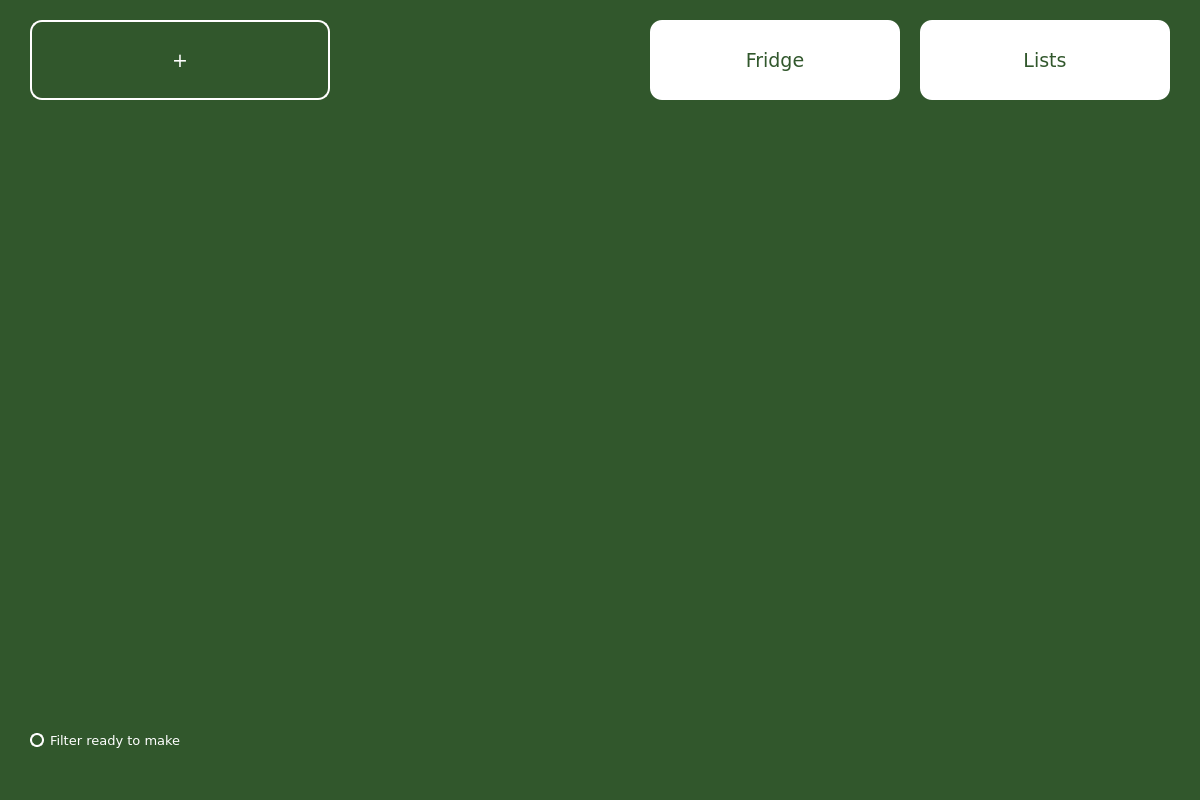
<?xml version="1.0" encoding="UTF-8"?>
<ui version="4.0">
 <class>recpie_window</class>
 <widget class="QMainWindow" name="recpie_window">
  <property name="geometry">
   <rect>
    <x>0</x>
    <y>0</y>
    <width>1200</width>
    <height>800</height>
   </rect>
  </property>
  <property name="minimumSize">
   <size>
    <width>1200</width>
    <height>800</height>
   </size>
  </property>
  <property name="maximumSize">
   <size>
    <width>1200</width>
    <height>800</height>
   </size>
  </property>
  <property name="windowTitle">
   <string>PoLIZANE</string>
  </property>
  <property name="windowIcon">
   <iconset>
    <normaloff>../logo/polizane.png</normaloff>../logo/polizane.png</iconset>
  </property>
  <property name="statusTip">
   <string/>
  </property>
  <property name="styleSheet">
   <string notr="true">background-color: rgb(49, 87, 44);
color: rgb(255, 255, 255);</string>
  </property>
  <widget class="QWidget" name="recpie_screen">
   <widget class="QPushButton" name="add_button">
    <property name="geometry">
     <rect>
      <x>30</x>
      <y>20</y>
      <width>300</width>
      <height>80</height>
     </rect>
    </property>
    <property name="font">
     <font>
      <family>Verdana</family>
      <pointsize>14</pointsize>
     </font>
    </property>
    <property name="statusTip">
     <string>Click this button to add a new recpie to the database</string>
    </property>
    <property name="styleSheet">
     <string notr="true">background-color: rgb(49, 87, 44);
color: white;
border-radius: 12px;
border-width: 2px;
border-color: white;
border-style: outset;</string>
    </property>
    <property name="text">
     <string>+</string>
    </property>
   </widget>
   <widget class="QPushButton" name="go_to_lists_button">
    <property name="geometry">
     <rect>
      <x>920</x>
      <y>20</y>
      <width>250</width>
      <height>80</height>
     </rect>
    </property>
    <property name="font">
     <font>
      <family>Verdana</family>
      <pointsize>14</pointsize>
     </font>
    </property>
    <property name="statusTip">
     <string>Open lists window</string>
    </property>
    <property name="styleSheet">
     <string notr="true">background-color: white;
color: rgb(49, 87, 44);
border-radius: 12px;</string>
    </property>
    <property name="text">
     <string>Lists</string>
    </property>
   </widget>
   <widget class="QPushButton" name="go_to_fridge_button">
    <property name="geometry">
     <rect>
      <x>650</x>
      <y>20</y>
      <width>250</width>
      <height>80</height>
     </rect>
    </property>
    <property name="font">
     <font>
      <family>Verdana</family>
      <pointsize>14</pointsize>
      <weight>50</weight>
      <bold>false</bold>
     </font>
    </property>
    <property name="statusTip">
     <string>Open fridge window</string>
    </property>
    <property name="styleSheet">
     <string notr="true">background-color: white;
color: rgb(49, 87, 44);
border-radius: 12px;</string>
    </property>
    <property name="text">
     <string>Fridge</string>
    </property>
   </widget>
   <widget class="QRadioButton" name="filter">
    <property name="geometry">
     <rect>
      <x>30</x>
      <y>730</y>
      <width>201</width>
      <height>20</height>
     </rect>
    </property>
    <property name="font">
     <font>
      <family>Verdana</family>
      <pointsize>10</pointsize>
     </font>
    </property>
    <property name="statusTip">
     <string>Click to show only the recpies that you can make based on the contents of the virtual fridge</string>
    </property>
    <property name="styleSheet">
     <string notr="true">QRadioButton {
    background-color:       rgb(49, 87, 44);
    color:                  white;
}

QRadioButton::indicator {
    width:                  10px;
    height:                 10px;
    border-radius:          7px;
}

QRadioButton::indicator:checked {
    background-color:       white;
    border:                 2px solid white;
}

QRadioButton::indicator:unchecked {
    background-color:       rgb(49, 87, 44);
    border:                 2px solid white;
}</string>
    </property>
    <property name="text">
     <string>Filter ready to make</string>
    </property>
   </widget>
   <widget class="QListWidget" name="display">
    <property name="geometry">
     <rect>
      <x>30</x>
      <y>130</y>
      <width>1141</width>
      <height>571</height>
     </rect>
    </property>
    <property name="styleSheet">
     <string notr="true">border-color: rgb(49, 87, 44);
border-width: 0px;
border-style: outset;</string>
    </property>
   </widget>
  </widget>
  <widget class="QStatusBar" name="statusbar"/>
 </widget>
 <resources/>
 <connections/>
</ui>
